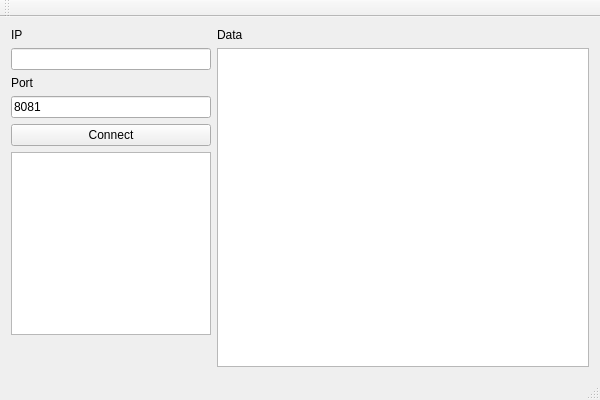
<?xml version="1.0" encoding="UTF-8"?>
<ui version="4.0">
 <class>IoT_SERVER_QTClass</class>
 <widget class="QMainWindow" name="IoT_SERVER_QTClass">
  <property name="geometry">
   <rect>
    <x>0</x>
    <y>0</y>
    <width>600</width>
    <height>400</height>
   </rect>
  </property>
  <property name="windowTitle">
   <string>IoT_SERVER_QT</string>
  </property>
  <widget class="QWidget" name="centralWidget">
   <layout class="QHBoxLayout" name="horizontalLayout">
    <item>
     <layout class="QVBoxLayout" name="verticalLayout">
      <property name="leftMargin">
       <number>0</number>
      </property>
      <property name="topMargin">
       <number>0</number>
      </property>
      <item>
       <widget class="QLabel" name="ipLabel">
        <property name="maximumSize">
         <size>
          <width>200</width>
          <height>16777215</height>
         </size>
        </property>
        <property name="text">
         <string>IP</string>
        </property>
       </widget>
      </item>
      <item>
       <widget class="QLineEdit" name="ipLineEdit">
        <property name="maximumSize">
         <size>
          <width>200</width>
          <height>16777215</height>
         </size>
        </property>
       </widget>
      </item>
      <item>
       <widget class="QLabel" name="portLabel">
        <property name="maximumSize">
         <size>
          <width>200</width>
          <height>16777215</height>
         </size>
        </property>
        <property name="text">
         <string>Port</string>
        </property>
       </widget>
      </item>
      <item>
       <widget class="QLineEdit" name="portLineEdit">
        <property name="maximumSize">
         <size>
          <width>200</width>
          <height>16777215</height>
         </size>
        </property>
        <property name="text">
         <string>8081</string>
        </property>
       </widget>
      </item>
      <item>
       <widget class="QPushButton" name="connectPushButton">
        <property name="maximumSize">
         <size>
          <width>200</width>
          <height>16777215</height>
         </size>
        </property>
        <property name="text">
         <string>Connect</string>
        </property>
       </widget>
      </item>
      <item>
       <widget class="QTableWidget" name="tableWidget">
        <property name="maximumSize">
         <size>
          <width>200</width>
          <height>16777215</height>
         </size>
        </property>
       </widget>
      </item>
      <item>
       <spacer name="verticalSpacer">
        <property name="orientation">
         <enum>Qt::Vertical</enum>
        </property>
        <property name="sizeHint" stdset="0">
         <size>
          <width>20</width>
          <height>40</height>
         </size>
        </property>
       </spacer>
      </item>
     </layout>
    </item>
    <item>
     <layout class="QVBoxLayout" name="verticalLayout_2">
      <property name="leftMargin">
       <number>0</number>
      </property>
      <item>
       <widget class="QLabel" name="dataLabel">
        <property name="text">
         <string>Data</string>
        </property>
       </widget>
      </item>
      <item>
       <widget class="QTextEdit" name="recvTextEdit"/>
      </item>
     </layout>
    </item>
   </layout>
  </widget>
  <widget class="QMenuBar" name="menuBar">
   <property name="geometry">
    <rect>
     <x>0</x>
     <y>0</y>
     <width>600</width>
     <height>23</height>
    </rect>
   </property>
  </widget>
  <widget class="QToolBar" name="mainToolBar">
   <attribute name="toolBarArea">
    <enum>TopToolBarArea</enum>
   </attribute>
   <attribute name="toolBarBreak">
    <bool>false</bool>
   </attribute>
  </widget>
  <widget class="QStatusBar" name="statusBar"/>
 </widget>
 <layoutdefault spacing="6" margin="11"/>
 <resources>
  <include location="iot_server_qt.qrc"/>
 </resources>
 <connections/>
</ui>
